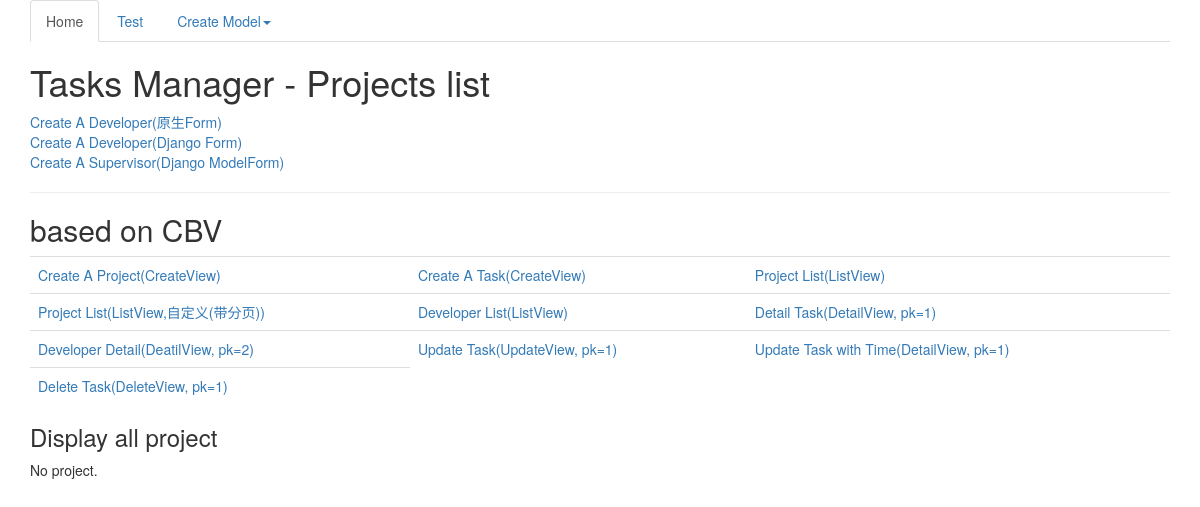
/, run on an earlier commit of the app's database.
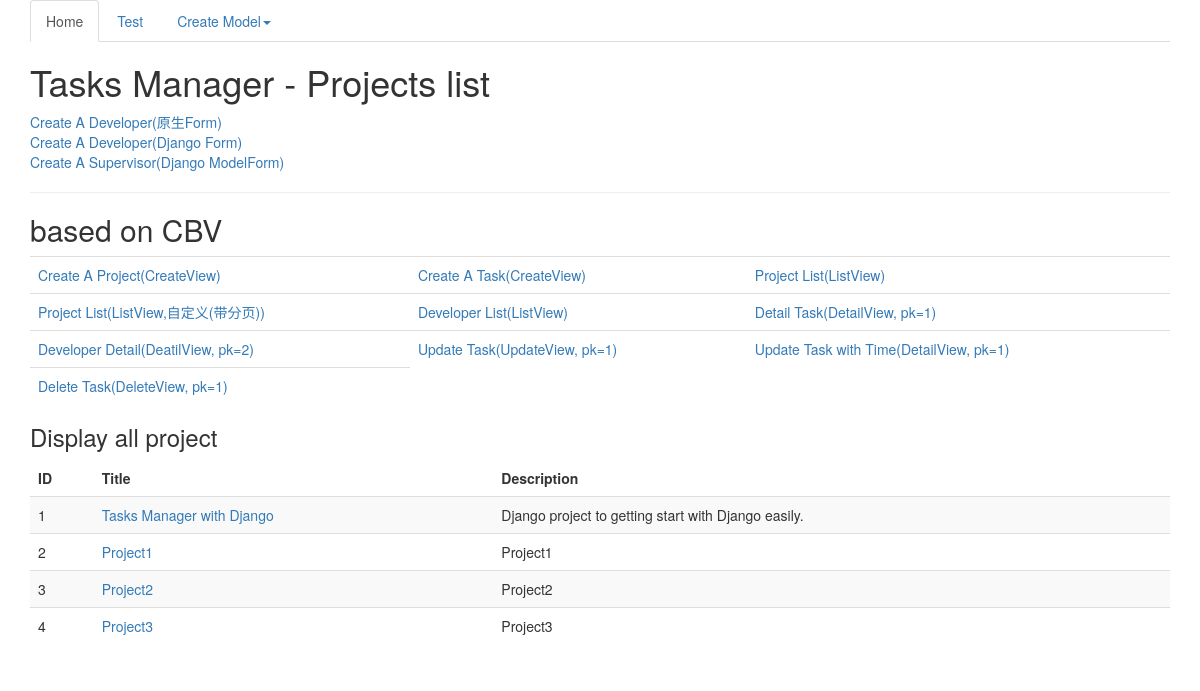
And on a later commit of the database.
### TasksManager/models.py (models this page shows, shortened)
class Project(models.Model):
    title = models.CharField(max_length=50, verbose_name="Title")
    description = models.CharField(max_length=1000, verbose_name="Description")
    client_name = models.CharField(max_length=1000, verbose_name="Client name")

### TasksManager/views.py (the view)
# urls.py: url(r'^$', 'TasksManager.views.page', name="public_index"),
def page(request):
    projects_list = Project.objects.all()
    page = request.GET.get('page', 1)
    paginator = Paginator(projects_list, 5)
    try:
        all_projects = paginator.page(page)
    except EmptyPage:
        all_projects = paginator.page(paginator.num_pages)
    except PageNotAnInteger:
        all_projects = paginator.page(1)
    return render(request, 'index.html', {'action': "Display all project", 'all_projects': all_projects})

### templates/index.html (shortened to what this page needs)
{% extends "base.html" %}
{% block h1 %}
    Projects list
{% endblock %}
{% block article_content %}
    <a href="{% url 'create_developer' %}">Create A Developer(原生Form)</a><br>
    <a href="{% url 'add_developer' %}">Create A Developer(Django Form)</a><br>
    <a href="{% url 'create_supervisor' %}">Create A Supervisor(Django ModelForm)</a><br>
    <hr>
    <h2>based on CBV</h2>
    <table class="table">
    <tbody>
        <tr><td><a href="{% url 'create_project' %}">Create A Project(CreateView)</a></td>
        <td><a href="{% url 'create_task' %}">Create A Task(CreateView)</a></td>
        <td><a href="{% url 'project_list' %}">Project List(ListView)</a></td>
    </tr>
        <td>
        <a href="{% url 'project_list2' %}">Project List(ListView,自定义(带分页))</a></td>
        <td>
            <a href="{% url 'developer_list' %}">Developer List(ListView)</a></td>
        <td>
            <a href="{% url 'task_detail' '1' %}">Detail Task(DetailView, pk=1)</a>
        </td>
        <td>
        <a href="{% url 'developer_detail' 2 %}">Developer Detail(DeatilView, pk=2)</a></td>
        <td>
            <a href="{% url 'update_task' 1 %}">Update Task(UpdateView, pk=1)</a></td>
        <td>
            <a href="{% url 'update_task_time' '1' %}">Update Task with Time(DetailView, pk=1)</a>
        </td>
        <td>
        <a href="{% url 'task_delete' 1 %}">Delete Task(DeleteView, pk=1)</a></td>
    </tbody>
    </table>
    <h3>{{ action }}</h3>
    {% if all_projects|length > 0 %}
        <table class="table table-striped">
            <thead>
                <tr>
                    <td><strong>ID</strong></td>
                    <td><strong>Title</strong></td>
                    <td><strong>Description</strong></td>
                </tr>
            </thead>
            <tbody>
            {% for project in all_projects %}
                <tr>
                    <td>{{ project.id }}</td>
                    <td><a href="{% url 'project_detail' project.id %}">{{ project.title }}</a></td>
                    <td>{{ project.description }}</td>
                </tr>
            {% endfor %}
            </tbody>
        </table>
    {% else %}
        <span>No project.</span>
    {% endif %}
{% endblock %}

### templates/base.html (shortened to what this page needs)
{% load staticfiles %}
<!DOCTYPE html>
<html lang="en">
<head>
    <link href="{% static 'css/bootstrap.min.css' %}" rel="stylesheet" type="text/css">
</head>
<body>
    <div class="container">
    <ul class="nav nav-tabs">
        <li class="active">
            <a href="{% url 'public_index' %}">Home</a>
        </li>
        <li><a href="#">Test</a> </li>
        <li class="dropdown">
            <a class="dropdown-toggle" data-toggle="dropdown" href="#">Create Model<span class="caret"></span></a>
        </li>
    </ul>
    <h1>
        Tasks Manager - {% block h1 %}{% endblock %}
    </h1>
    <article>
        {% block article_content %}{% endblock %}
    </article>
    </div>
</body>
</html>

What changed in the data, as far as the page shows it:
added Project: id "1", title "Tasks Manager with Django", description "Django project to getting start with Django easily."
added Project: id "2", title "Project1", description "Project1"
added Project: id "3", title "Project2", description "Project2"
added Project: id "4", title "Project3", description "Project3"
Also different on the page:
text no longer shown: "No project."
text now shown: "ID Title Description"
